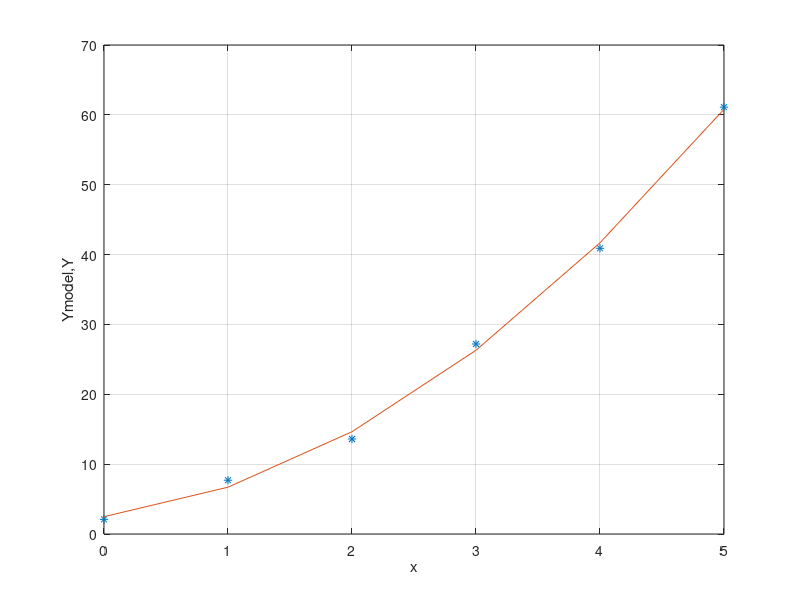

This chart was generated by the following MATLAB code:
clc

x = [0 1 2 3 4 5];
y = [2.1 7.7 13.6 27.2 40.9 61.1];
n = numel(x);

x_s = sum(x);
y_s = sum(y);
x2_s = sum(x.^2);
x3_s = sum(x.^3);
x4_s = sum(x.^4);

XiYi_s = sum(x.*y);
X2Y2_s = sum(x.^2.*y);

%A = [a0; a1; a2];
B = [n x_s x2_s; x_s x2_s x3_s; x2_s x3_s x4_s];
C = [y_s; XiYi_s; X2Y2_s];

A = inv(B)*C;

y_model = A(1)+A(2)*x+A(3).*x.^2;

figure(1)
plot(x,y,'*')
hold on
plot(x,y_model)
grid on
xlabel('x')
ylabel('Ymodel,Y')

